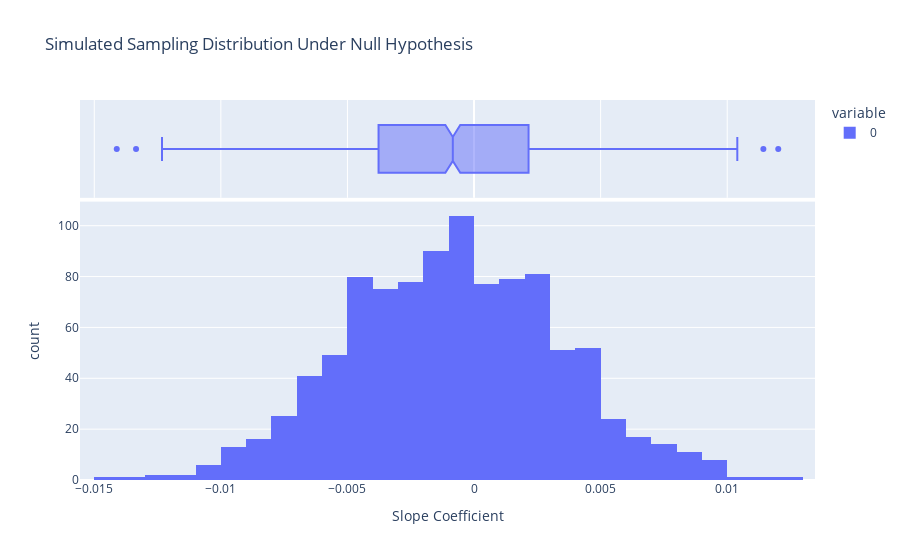

The code cell stored with this chart in its notebook:
### Code cell
# Simulate data under the null hypothesis
n_simulations = 1000  # Number of simulations
simulated_slope_coefficients = []

# Create a copy for simulation
old_faithful_simulation = old_faithful[long_wait].copy()
# Set duration based on the null hypothesis assumption
old_faithful_simulation['duration'] = 1.65 + 0 * old_faithful_simulation.waiting + stats.norm(loc=0, scale=0.37).rvs(size=long_wait.sum())

for _ in range(n_simulations):
    simulated_sample = old_faithful_simulation.sample(n=long_wait.sum(), replace=True)
    model = smf.ols('duration ~ waiting', data=simulated_sample).fit()
    simulated_slope_coefficients.append(model.params[1])

# Convert to NumPy array
simulated_slope_coefficients = np.array(simulated_slope_coefficients)

# Visualization of the simulated slope coefficients
fig2 = px.histogram(simulated_slope_coefficients, 
                    nbins=30, 
                    title="Simulated Sampling Distribution Under Null Hypothesis",
                    labels={'value': 'Slope Coefficient'},
                    marginal='box')
fig2.show()

### Figure 1 — Plotly figure (JSON) as saved in the notebook; plotly's stock layout.template omitted (floating-point values rounded to 4 significant figures; data arrays with more than 128 entries replaced by an {"elided": "..."} marker saying what was removed)
{"data": [{"alignmentgroup": "True", "bingroup": "x", "hovertemplate": "variable=0<br>Slope Coefficient=%{x}<br>count=%{y}<extra></extra>", "legendgroup": "0", "marker": {"color": "#636efa", "pattern": {"shape": ""}}, "name": "0", "nbinsx": 30, "offsetgroup": "0", "orientation": "v", "showlegend": true, "type": "histogram", "x": {"elided": "1000 float values"}, "xaxis": "x", "yaxis": "y"}, {"alignmentgroup": "True", "hovertemplate": "variable=0<br>Slope Coefficient=%{x}<extra></extra>", "legendgroup": "0", "marker": {"color": "#636efa"}, "name": "0", "notched": true, "offsetgroup": "0", "showlegend": false, "type": "box", "x": {"elided": "1000 float values"}, "xaxis": "x2", "yaxis": "y2"}], "layout": {"barmode": "relative", "legend": {"title": {"text": "variable"}, "tracegroupgap": 0}, "title": {"text": "Simulated Sampling Distribution Under Null Hypothesis"}, "xaxis": {"anchor": "y", "domain": [0, 1], "title": {"text": "Slope Coefficient"}}, "xaxis2": {"anchor": "y2", "domain": [0, 1], "matches": "x", "showgrid": true, "showticklabels": false}, "yaxis": {"anchor": "x", "domain": [0, 0.7326], "title": {"text": "count"}}, "yaxis2": {"anchor": "x2", "domain": [0.7426, 1], "matches": "y2", "showgrid": false, "showline": false, "showticklabels": false, "ticks": ""}}}
